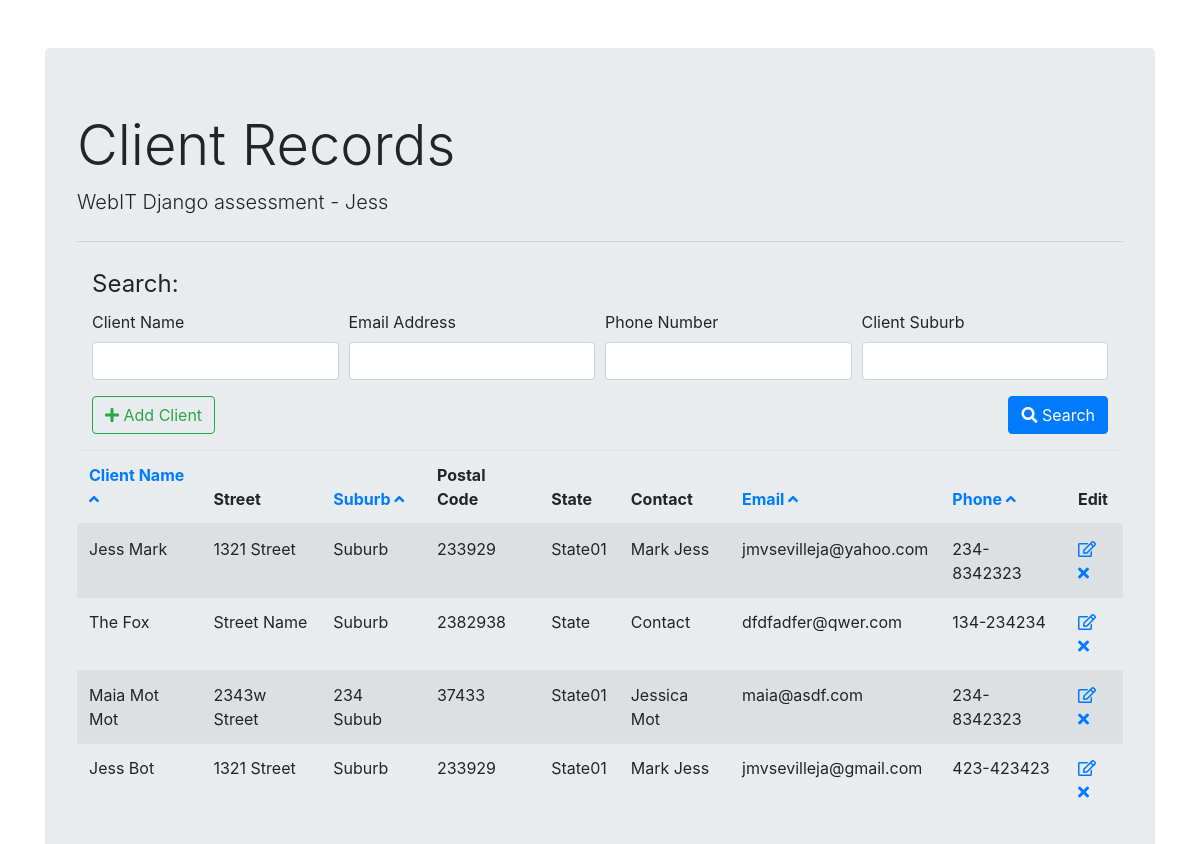
Screenshot of /client with the database file from the repository.
### python_test/models.py (models this page shows)
class Client(models.Model):
    name = models.CharField(max_length=100)
    street = models.CharField(max_length=100)
    suburb = models.CharField(max_length=100)
    postcode = models.CharField(max_length=10)
    state = models.CharField(max_length=50)
    contact = models.CharField(max_length=100)
    email = models.CharField(max_length=250)
    phone = models.CharField(max_length=50)

### python_test/views.py (the view)
# urls.py: url(r'^client$', views.listClient, name='client_list'),
def listClient(request):
    client_list = Client.objects.all().order_by('-id')
    name = request.GET.get('name')
    email = request.GET.get('email')
    phone = request.GET.get('phone')
    suburb = request.GET.get('suburb')
    order = request.GET.get('order')
    sort = request.GET.get('sort')
    if name != '' and name is not None:
        client_list = client_list.filter(name__icontains=name)
    if email != '' and email is not None:
        client_list = client_list.filter(email__icontains=email)
    if phone != '' and phone is not None:
        client_list = client_list.filter(phone__icontains=phone)
    if suburb != '' and suburb is not None:
        client_list = client_list.filter(suburb__icontains=suburb)
    if order != '' and order is not None:
        if sort == 'desc':
            client_list = client_list.order_by(Lower(order)).reverse()
        else:
            client_list = client_list.order_by(Lower(order))
    context = {
        'client_list': client_list,
        'order': order,
        'sort': sort
    }
    return render(request, 'python_test/client_list.html', context)

### python_test/templates/python_test/client_list.html (shortened to what this page needs)
{% extends "base.html" %}
{% block content %}
<div class="container">
    <form method="GET" role="searchform">
        <fieldset>
            <legend>Search:</legend>
            <div class="form-row">
                <div class="form-group col-md-3">
                    <label for="name">Client Name</label>
                    <input type="text" class="form-control" id="name" name="name" value="{{ request.GET.name }}">
                </div>
                <div class="form-group col-md-3">
                    <label for="email">Email Address</label>
                    <input type="text" class="form-control" id="email" name="email" value="{{ request.GET.email }}">
                </div>
                <div class="form-group col-md-3">
                    <label for="publishDateMin">Phone Number</label>
                    <input type="text" class="form-control" id="publishDateMin" name="phone"
                        value="{{ request.GET.phone }}">
                </div>
                <div class="form-group col-md-3">
                    <label for="publishDateMax">Client Suburb</label>
                    <input type="text" class="form-control" id="publishDateMax" name="suburb"
                        value="{{ request.GET.suburb }}">
                </div>
            </div>
            <button type="submit" class="btn btn-primary float-right"><i class="fas fa-search"></i> Search</button>
            <a href="{% url 'client_new' %}" class="btn btn-outline-success"><i class="fas fa-plus"></i> Add Client</a>
        </fieldset>
    </form>
    <div class="row mt-3">
        <table class="table table-striped">
            <thead>
                <tr>
                    <th scope="col"><a
                            href="{{ request.path }}?order=name{%if order == 'name' and sort == 'asc' %}&sort=desc{%else%}&sort=asc{%endif%}">
                            Client Name <i
                                class="fas fa-angle-{%if order == 'name' and sort == 'asc' %}down{%else%}up{%endif%}"></i></a>
                    </th>
                    <th scope="col">Street</th>
                    <th scope="col"><a
                            href="{{ request.path }}?order=suburb{%if order == 'suburb' and sort == 'asc' %}&sort=desc{%else%}&sort=asc{%endif%}">
                            Suburb <i
                                class="fas fa-angle-{%if order == 'suburb' and sort == 'asc' %}down{%else%}up{%endif%}"></i></a>
                    </th>
                    <th scope="col">Postal Code</th>
                    <th scope="col">State</th>
                    <th scope="col">Contact</th>
                    <th scope="col"><a
                            href="{{ request.path }}?order=email{%if order == 'email' and sort == 'asc' %}&sort=desc{%else%}&sort=asc{%endif%}">
                            Email <i
                                class="fas fa-angle-{%if order == 'email' and sort == 'asc' %}down{%else%}up{%endif%}"></i></a>
                    </th>
                    <th scope="col"><a
                            href="{{ request.path }}?order=phone{%if order == 'phone' and sort == 'asc' %}&sort=desc{%else%}&sort=asc{%endif%}">
                            Phone <i
                                class="fas fa-angle-{%if order == 'phone' and sort == 'asc' %}down{%else%}up{%endif%}"></i></a>
                    </th>
                    <th scope="col">Edit</th>
                </tr>
            </thead>
            <tbody>
                {% for client in client_list %}
                <tr>
                    <td>
                        {{ client.name }}
                    </td>
                    <td>
                        {{ client.street }}
                    </td>
                    <td>
                        {{ client.suburb }}
                    </td>
                    <td>
                        {{ client.postcode }}
                    </td>
                    <td>
                        {{ client.state }}
                    </td>
                    <td>
                        {{ client.contact }}
                    </td>
                    <td>
                        {{ client.email }}
                    </td>
                    <td>
                        {{ client.phone }}
                    </td>
                    <td>
                        <a href="{% url 'client_edit' client.pk %}">
                            <i class="far fa-edit"></i></a>
                        <a onclick="return confirm('Are you sure you want to delete this?')"
                            href="{% url 'client_delete' client.pk %}">
                            <i class="fas fa-times"></i></a>
                    </td>
                </tr>
                {% endfor %}
        </table>
    </div>
</div>
{% endblock content %}

### python_test/templates/base.html (shortened to what this page needs)
<!DOCTYPE html>
<html lang="en">
<head>
    <link rel="stylesheet" href="https://maxcdn.bootstrapcdn.com/bootstrap/4.0.0/css/bootstrap.min.css"
>
    <link rel="stylesheet" href="https://cdnjs.cloudflare.com/ajax/libs/font-awesome/5.11.2/css/all.min.css">
</head>
<body>
    <div class="container">
        <div class="col-md-16 mt-5">
            <div class="jumbotron">
                <h1 class="display-4">Client Records</h1>
                <p class="lead">WebIT Django assessment - Jess</p>
                <hr class="my-4">
                {% block content %}
                {% endblock content %}
            </div>
        </div>
    </div>
</body>
</html>

### rows the page displays
Client: name "Jess Mark", street "1321 Street", suburb "Suburb", postcode "233929", state "State01", contact "Mark Jess", email "jmvsevilleja@yahoo.com", phone "234-8342323"
Client: name "The Fox", street "Street Name", suburb "Suburb", postcode "2382938", state "State", contact "Contact", email "dfdfadfer@qwer.com", phone "134-234234"
Client: name "Maia Mot Mot", street "2343w Street", suburb "234 Subub", postcode "37433", state "State01", contact "Jessica Mot", email "maia@asdf.com", phone "234-8342323"
Client: name "Jess Bot", street "1321 Street", suburb "Suburb", postcode "233929", state "State01", contact "Mark Jess", email "jmvsevilleja@gmail.com", phone "423-423423"
